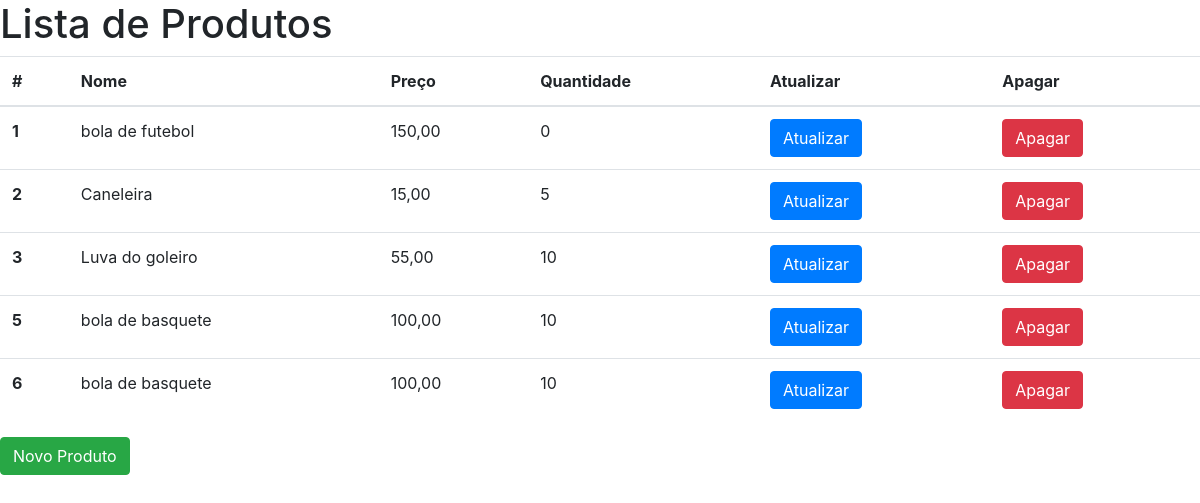
The page /produto on the database as committed earlier.
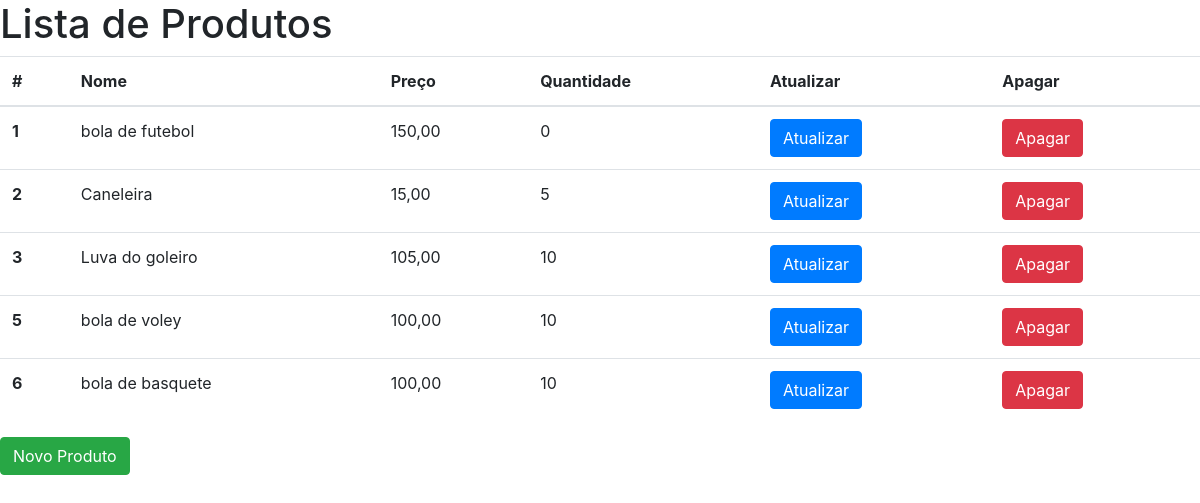
The same page on the database as committed later.
### aplicacao/models.py (models this page shows, shortened)
class Produto(models.Model):
    nome = models.CharField("Nome", max_length=200, null = True)
    preco = models.DecimalField("Preço", decimal_places=2, max_digits=8, null = True)
    qtde = models.PositiveIntegerField("Quantidade", default=0, null = True)

### aplicacao/views.py (the view)
# urls.py: path('produto', views.produto, name="url_produto"),
def produto(request):
    produtos = Produto.objects.all()
    context = {
        'produtos': produtos,
    }
    return render(request, 'produto.html', context)

### aplicacao/templates/produto.html (shortened to what this page needs)
{% load bootstrap4 %}
<!DOCTYPE html>
<html lang="en">
<head>
    {% bootstrap_css %}
</head>
<body>
    <h1>Lista de Produtos</h1>
    <table class="table">
        <thead>
          <tr>
            <th scope="col">#</th>
            <th scope="col">Nome</th>
            <th scope="col">Preço</th>
            <th scope="col">Quantidade</th>
            <th scope="col">Atualizar</th>
            <th scope="col">Apagar</th>
          </tr>
        </thead>
        <tbody>
        {% for p in produtos %}
          <tr>
            <th scope="row">{{ p.id }}</th>
            <td>{{ p.nome }}</td>
            <td>{{ p.preco }}</td>
            <td>{{ p.qtde }}</td>
            <td>
              <form action="{% url 'url_atualizar_produto' p.id %}">
                <input type="submit" name="btnAtualizar" value="Atualizar" class="btn btn-primary">
              </form>
            </td>
            <td>
              <form action="{% url 'url_apagar_produto' p.id %}">
                <input type="submit" name="btnApagar" value="Apagar" class="btn btn-danger">
              </form>
            </td>
          </tr>
          {% endfor %}
        </tbody>
      </table>
      <form action="{% url 'url_cad_produto' %}" method="GET">
        <input type="submit" name="btnNovo" value="Novo Produto" class="btn btn-success">
      </form>
    </body>
</html>

Rows that differ between the two databases and show on the page:
changed Produto "Luva do goleiro": preco "55,00" → "105,00"
changed Produto id 5: nome "bola de basquete" → "bola de voley"
